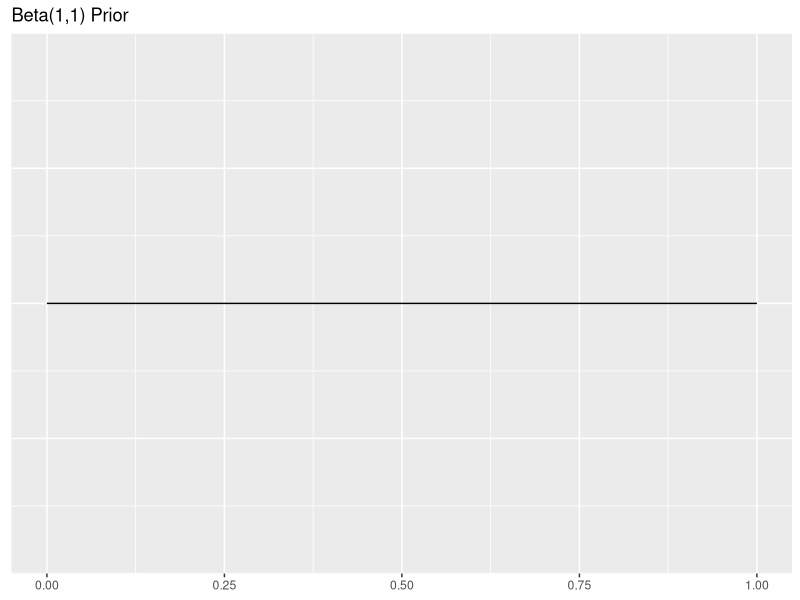
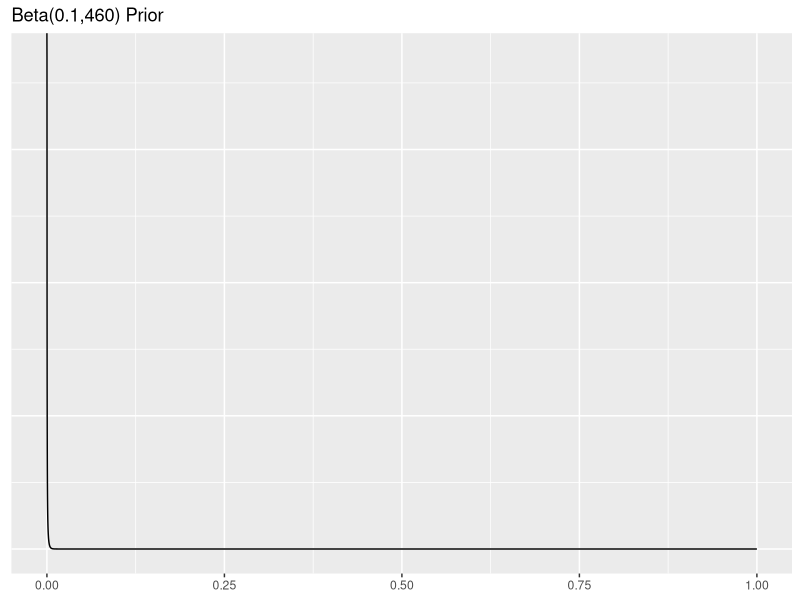
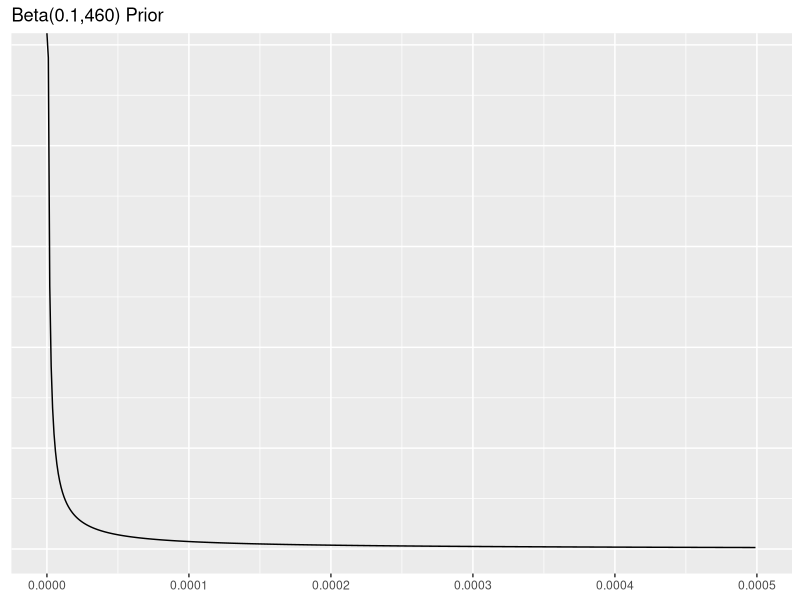
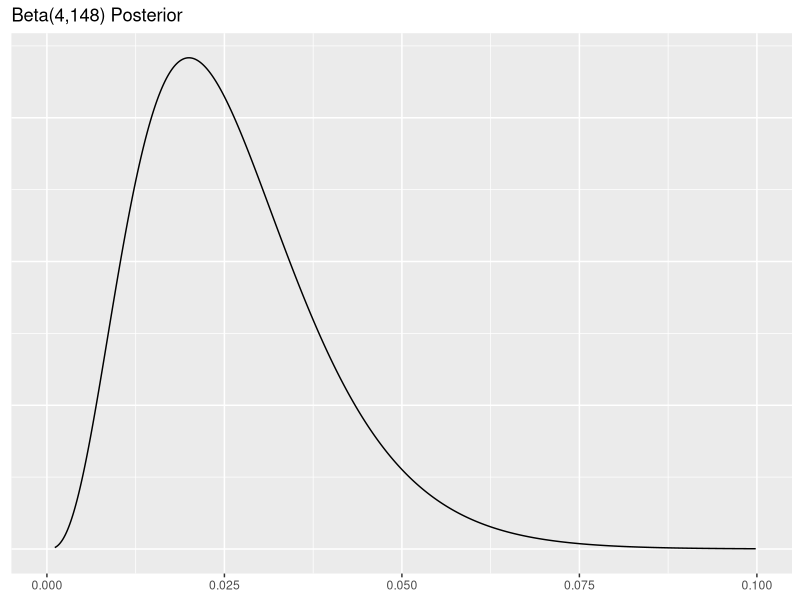
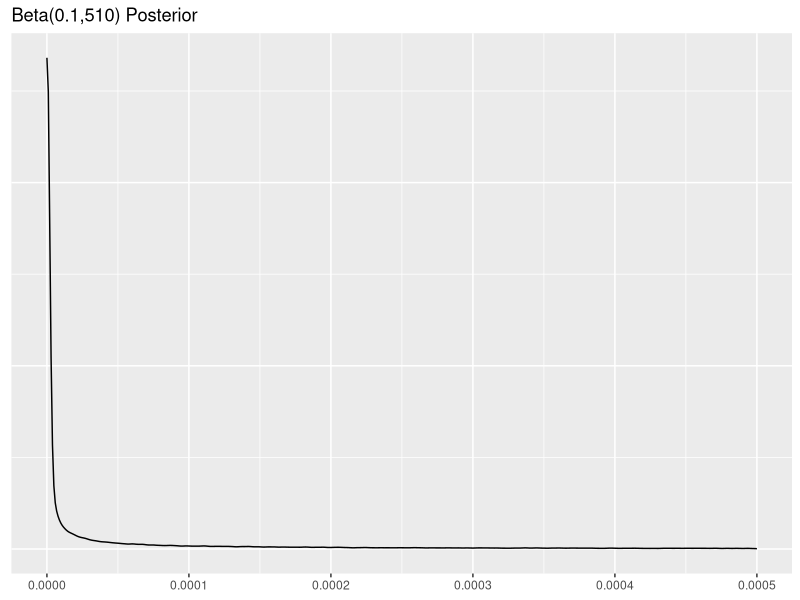

The R script that drew these images, in order:
## ---- chunk 1
#| echo: fenced
tumordat <- data.frame(
  "tumor_no" = c(147, 50),
  "tumor_yes" = c(3, 0),
  row.names = c("Exposed", "Control"),
  stringsAsFactors = FALSE
)
colnames(tumordat) <- c("No Tumor", "Tumor")

tumordat

## ---- chunk 2
#| echo: false
fisher.test(tumordat)
## ---- chunk 3
#| echo: false

library(tidyverse)
x = seq(0, 1, length=10000)

db=dbeta(x, 1, 1)

ggplot() + 
  geom_line(aes(x,db)) + 
  theme(axis.title.x=element_blank(), axis.title.y=element_blank(), axis.ticks.y=element_blank(),axis.text.y=element_blank()) + 
  labs(title="Beta(1,1) Prior")
## ---- chunk 4
#| echo: false

x = seq(0, 1, length=10000)

db=dbeta(x, 0.1, 460)

ggplot() + 
  geom_line(aes(x,db)) + 
  theme(axis.title.x=element_blank(), axis.title.y=element_blank(), axis.ticks.y=element_blank(),axis.text.y=element_blank()) + 
  labs(title="Beta(0.1,460) Prior")
## ---- chunk 5
#| echo: false
options(scipen=999)
x = seq(0, 1, length=1000000)

db=dbeta(x, 0.1, 460)

ggplot() + 
  geom_line(aes(x,db)) + 
  theme(axis.title.x=element_blank(), axis.title.y=element_blank(), axis.ticks.y=element_blank(),axis.text.y=element_blank()) + 
  labs(title="Beta(0.1,460) Prior") + xlim(0,.0005)
## ---- chunk 6
# take sample of a lot of values from posterior and plot them
x_ben=rbeta(100000,4,148)
dben=dbeta(x_ben, 4, 148)

ggplot() + 
  geom_line(aes(x_ben,dben)) + 
  theme(axis.title.x=element_blank(), axis.title.y=element_blank(), axis.ticks.y=element_blank(),axis.text.y=element_blank()) + 
  labs(title="Beta(4,148) Posterior") + xlim(0,.1)

## ---- chunk 7
# take sample of a lot of values from posterior and plot them
x_con=rbeta(100000,0.1,510)

ggplot() + 
  geom_density(aes(x_con)) + 
  theme(axis.title.x=element_blank(), axis.title.y=element_blank(), axis.ticks.y=element_blank(),axis.text.y=element_blank()) + 
  labs(title="Beta(0.1,510) Posterior") + xlim(0,.0005)

## ---- chunk 8
#| echo: true
#| eval: true
x_con=rbeta(10000000,0.1,510)
x_ben=rbeta(10000000,4,148)
mean(x_ben>x_con)
